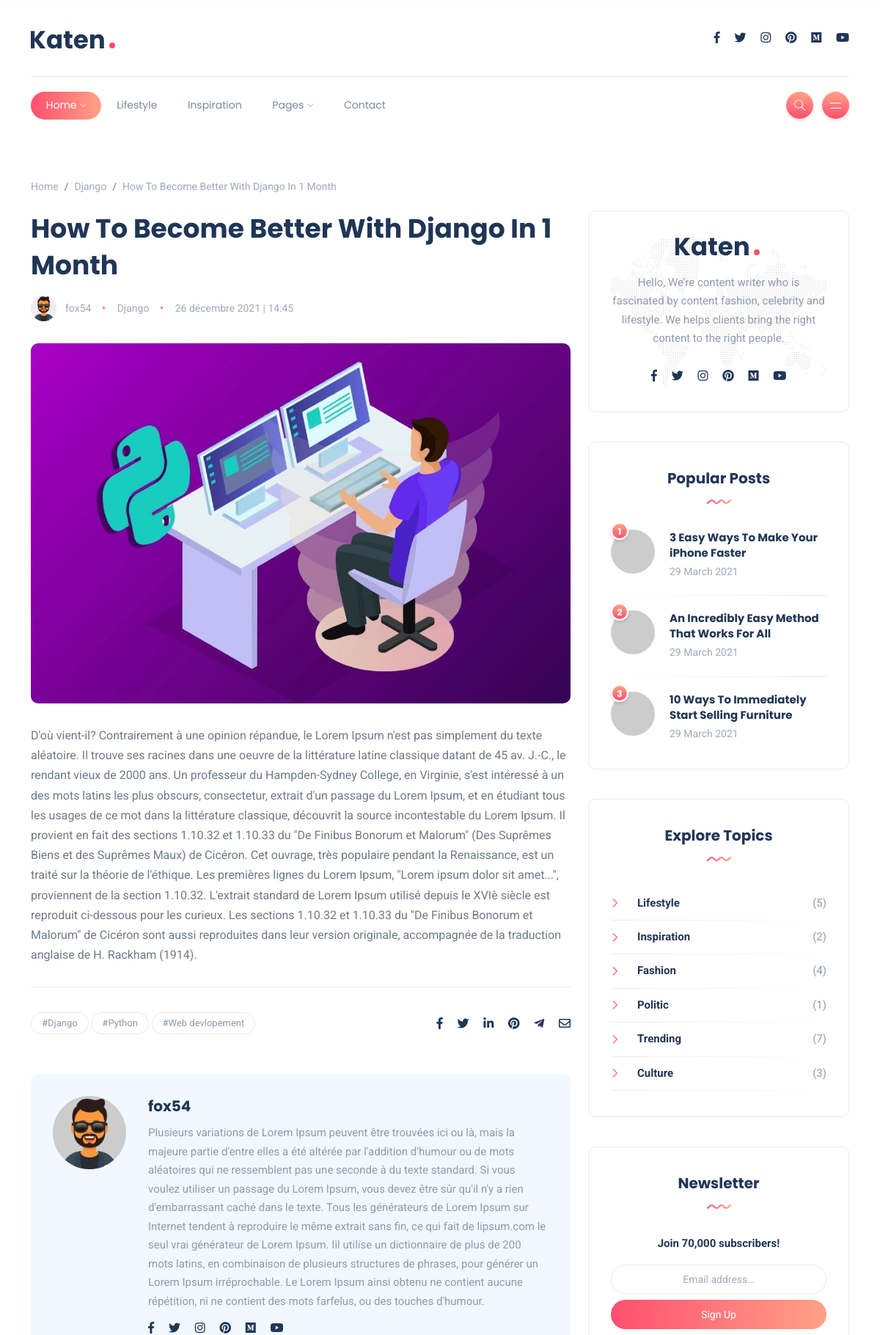
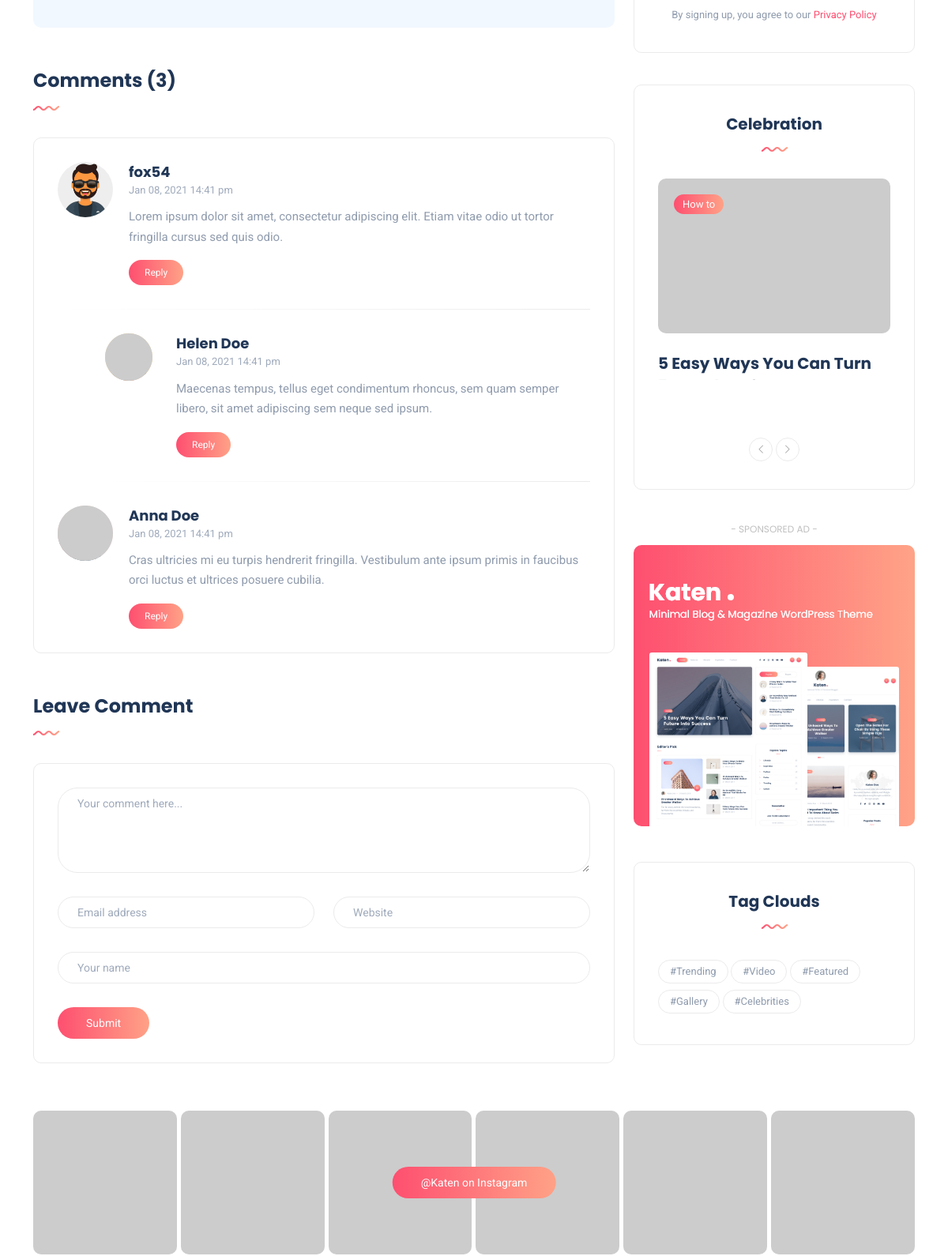
Screenshot of /blog/how-to-become-better-with-django-in-1-month/ (upper part) with the database file from the repository (2 pictures, top to bottom).
### blog/models.py (models this page shows, shortened)
class Article(models.Model):
    profile = ForeignKey(Profile, on_delete=models.SET_NULL, null=True, blank=True)
    state = IntegerField(default=0, choices=LIST_STATE)
    title = CharField(max_length=255)
    slug = SlugField(max_length=255, unique=True, db_index=True, null=True, blank=True)
    description = TextField(null=True)
    category = ForeignKey('Category', null=True, on_delete=models.SET_NULL)
    tags = ManyToManyField('Tag')
    picture = models.ImageField(null=True, upload_to='articles/')
    created_at = DateTimeField(auto_now_add=True)
    updated_at = DateTimeField(auto_now=True)

class Category(models.Model):
    class Meta:
        verbose_name = "Categorie"
    name = CharField(max_length=20)
    state = IntegerField(default=0, choices=LIST_STATE)
    created_at = DateTimeField(auto_now_add=True)
    updated_at = DateTimeField(auto_now=True)
    def __str__(self):
        return self.name

class Tag(models.Model):
    name = CharField(max_length=20)
    created_at = DateTimeField(auto_now_add=True)
    updated_at = DateTimeField(auto_now=True)

### account/models.py (models this page shows, shortened)
class Profile(models.Model):
    user = OneToOneField(User, on_delete=models.CASCADE)
    name =models.CharField(max_length=80)
    username = models.CharField(max_length=80, unique=True, null=True, blank=True)
    email = models.EmailField(max_length=120, null=True, blank=True, unique=True)
    head_line = models.CharField(max_length=200, null=True, blank=True)
    about_as = models.TextField(null=True, blank=True)
    image = models.ImageField(null=True, blank=True, upload_to="profiles/", default="profiles/default.png")
    resume_link = models.CharField(max_length=200, null=True, blank=True)
    linkden_link = models.CharField(max_length=200, null=True, blank=True)
    facebook_link =models.CharField(max_length=200, null=True, blank=True)
    website_link = models.CharField(max_length=200, null=True, blank=True)
    youtub_link = models.CharField(max_length=200, null=True, blank=True)
    state = models.BooleanField(default=False, choices=((False, 'Desactive'), (True, 'Active')))
    id = models.UUIDField(primary_key = True, unique=True, default = uuid4, editable = False)
    created_at = models.DateTimeField(auto_now_add=True)
    updated_at = models.DateTimeField(auto_now=True)

### blog/views.py (the view)
# urls.py: path('<slug:slug>/', views.show, name='show_article'),
def show(request, slug):
    my_article = get_object_or_404(Article, slug=slug)
    return render(request, "blog/show.html",{
        "article" : my_article
    })

### blog/templates/blog/show.html (shortened to what this page needs)
{% extends 'layout.html' %}
{% load static %}
    {% block breadcrumb %}
    <nav aria-label="breadcrumb">
        <ol class="breadcrumb">
            <li class="breadcrumb-item"><a href="{% url 'articles_list' %}">Home</a></li>
            <li class="breadcrumb-item"><a href="#">{{ article.category }}</a></li>
            <li class="breadcrumb-item active" aria-current="page">{{ article.title }}</li>
        </ol>
    </nav>
    {% endblock %}
    {% block content %}
    <div class="post post-single">
        <div class="post-header">
            <h1 class="title mt-0 mb-3">{{ article.title }}</h1>
            <ul class="meta list-inline mb-0">
                <li class="list-inline-item"><a href="#"><img src="{{ article.profile.image.url }}" class="author author-sm" alt="author"/>{{ article.profile.username }}</a></li>
                <li class="list-inline-item"><a href="#">{{ article.category }}</a></li>
                <li class="list-inline-item">{{ article.created_at|date:'d F Y | H:i' }}</li>
            </ul>
        </div>
        <div class="featured-image">
            <img src="{{ article.picture.url }}" alt="{{ article.title }}" />
        </div>
        <div class="post-content clearfix">
            {{ article.description }}
        </div>
        <div class="post-bottom">
            <div class="row d-flex align-items-center">
                <div class="col-md-6 col-12 text-center text-md-start">
                    {% for tag in article.tags.all %}
                        <a href="#" class="tag">#{{ tag.name }}</a>
                    {% endfor %}
                </div>
                <div class="col-md-6 col-12">
                    <ul class="social-icons list-unstyled list-inline mb-0 float-md-end">
                        <li class="list-inline-item"><a href="#"><i class="fab fa-facebook-f"></i></a></li>
                        <li class="list-inline-item"><a href="#"><i class="fab fa-twitter"></i></a></li>
                        <li class="list-inline-item"><a href="#"><i class="fab fa-linkedin-in"></i></a></li>
                        <li class="list-inline-item"><a href="#"><i class="fab fa-pinterest"></i></a></li>
                        <li class="list-inline-item"><a href="#"><i class="fab fa-telegram-plane"></i></a></li>
                        <li class="list-inline-item"><a href="#"><i class="far fa-envelope"></i></a></li>
                    </ul>
                </div>
            </div>
        </div>
    </div>
    <div class="spacer" data-height="50"></div>
    <div class="about-author padding-30 rounded">
        <div class="thumb">
            <img src="{{ article.profile.image.url }}" alt="{{ article.profile.username }}" class="author-100"/>
        </div>
        <div class="details">
            <h4 class="name"><a href="#">{{ article.profile.username }}</a></h4>
            <p>{{ article.profile.about_as }}</p>
            <ul class="social-icons list-unstyled list-inline mb-0">
                <li class="list-inline-item"><a href="{{ article.profile.facebook_link }}"><i class="fab fa-facebook-f"></i></a></li>
                <li class="list-inline-item"><a href="#"><i class="fab fa-twitter"></i></a></li>
                <li class="list-inline-item"><a href="#"><i class="fab fa-instagram"></i></a></li>
                <li class="list-inline-item"><a href="#"><i class="fab fa-pinterest"></i></a></li>
                <li class="list-inline-item"><a href="#"><i class="fab fa-medium"></i></a></li>
                <li class="list-inline-item"><a href="#"><i class="fab fa-youtube"></i></a></li>
            </ul>
        </div>
    </div>
    <div class="spacer" data-height="50"></div>
    <div class="section-header">
        <h3 class="section-title">Comments (3)</h3>
        <img src="{% static 'images/wave.svg' %}" class="wave" alt="wave" />
    </div>
    <div class="comments bordered padding-30 rounded">
        <ul class="comments">
            <li class="comment rounded">
                <div class="thumb">
                    <img src="{{ article.profile.image.url }}" alt="{{ article.profile.username }}" class="author author-md" />
                </div>
                <div class="details">
                    <h4 class="name"><a href="#">{{ article.profile.username }}</a></h4>
                    <span class="date">Jan 08, 2021 14:41 pm</span>
                    <p>Lorem ipsum dolor sit amet, consectetur adipiscing elit. Etiam vitae odio ut tortor fringilla cursus sed quis odio.</p>
                    <a href="#" class="btn btn-default btn-sm">Reply</a>
                </div>
            </li>
            <li class="comment child rounded">
                <div class="thumb">
                    <img src="{% static 'images/other/comment-2.png'%}" alt="John Doe" />
                </div>
                <div class="details">
                    <h4 class="name"><a href="#">Helen Doe</a></h4>
                    <span class="date">Jan 08, 2021 14:41 pm</span>
                    <p>Maecenas tempus, tellus eget condimentum rhoncus, sem quam semper libero, sit amet adipiscing sem neque sed ipsum.</p>
                    <a href="#" class="btn btn-default btn-sm">Reply</a>
                </div>
            </li>
            <li class="comment rounded">
                <div class="thumb">
                    <img src="{% static 'images/other/comment-3.png'%}" alt="John Doe" />
                </div>
                <div class="details">
                    <h4 class="name"><a href="#">Anna Doe</a></h4>
                    <span class="date">Jan 08, 2021 14:41 pm</span>
                    <p>Cras ultricies mi eu turpis hendrerit fringilla. Vestibulum ante ipsum primis in faucibus orci luctus et ultrices posuere cubilia.</p>
                    <a href="#" class="btn btn-default btn-sm">Reply</a>
                </div>
            </li>
        </ul>
    </div>
    <div class="spacer" data-height="50"></div>
    <div class="section-header">
        <h3 class="section-title">Leave Comment</h3>
        <img src="{% static 'images/wave.svg' %}" class="wave" alt="wave" />
    </div>
    <div class="comment-form rounded bordered padding-30">
        <form id="comment-form" class="comment-form" method="post">
            <div class="row">
                <div class="column col-md-12">
                    <div class="form-group">
                        <textarea name="InputComment" id="InputComment" class="form-control" rows="4" placeholder="Your comment here..." required="required"></textarea>
                    </div>
                </div>
                <div class="column col-md-6">
                    <div class="form-group">
                        <input type="email" class="form-control" id="InputEmail" name="InputEmail" placeholder="Email address" required="required">
                    </div>
                </div>
                <div class="column col-md-6">
                    <div class="form-group">
                        <input type="text" class="form-control" name="InputWeb" id="InputWeb" placeholder="Website" required="required">
                    </div>
                </div>
                <div class="column col-md-12">
                    <div class="form-group">
                        <input type="text" class="form-control" id="InputName" name="InputName" placeholder="Your name" required="required">
                    </div>
                </div>
            </div>
            <button type="submit" name="submit" id="submit" value="Submit" class="btn btn-default">Submit</button>
        </form>
    </div>
    {% endblock %}

### rows the page displays
Article: category "Django", title "How To Become Better With Django In 1 Month", profile.image (picture), profile.username "fox54", created_at|H "26 décembre 2021 | 14:45", picture (picture), description "D'où vient-il? Contrairement à une opinion répandue, le Lorem Ipsum n'est pas simplement du texte aléatoire. Il trouve ses racines dans une oeuvre de la littérature latine classique datant de 45 av. J.-C., le rendant vieux de 2000 ans. Un professeur du Hampden-Sydney College, en Virginie, s'est intéressé à un des mots latins les plus obscurs, consectetur, extrait d'un passage du Lorem Ipsum, et en étudiant tous les usages de ce mot dans la littérature classique, découvrit la source incontestable du Lorem Ipsum. Il provient en fait des sections 1.10.32 et 1.10.33 du \"De Finibus Bonorum et Malorum\" (Des Suprêmes Biens et des Suprêmes Maux) de Cicéron. Cet ouvrage, très populaire pendant la…", profile.about_as "Plusieurs variations de Lorem Ipsum peuvent être trouvées ici ou là, mais la majeure partie d'entre elles a été altérée par l'addition d'humour ou de mots aléatoires qui ne ressemblent pas une seconde à du texte standard. Si vous voulez utiliser un passage du Lorem Ipsum, vous devez être sûr qu'il n'y a rien d'embarrassant caché dans le texte. Tous les générateurs de Lorem Ipsum sur Internet tendent à reproduire le même extrait sans fin, ce qui fait de lipsum.com le seul vrai générateur de Lorem Ipsum. Iil utilise un dictionnaire de plus de 200 mots latins, en combinaison de plusieurs structures de phrases, pour générer un Lorem Ipsum irréprochable. Le Lorem Ipsum ainsi obtenu ne contient…"
Tag: name "Django"
Tag: name "Python"
Tag: name "Web devlopement"
